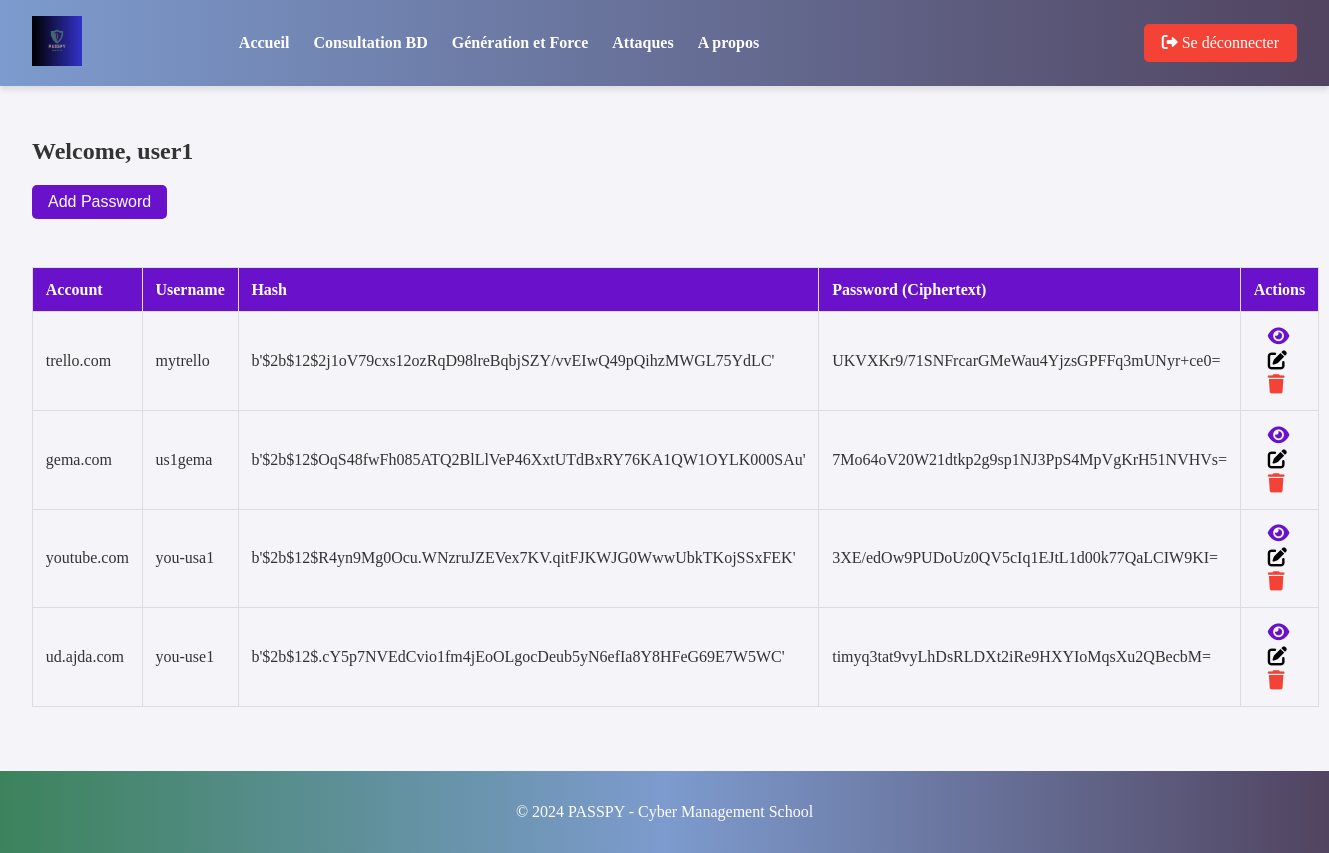
The app's page /dashboard (signed in) with its own data.
### tables this page shows
CREATE TABLE passwords (
                      id INTEGER PRIMARY KEY AUTOINCREMENT,
                      account TEXT NOT NULL,
                      username TEXT,
                      password_hash TEXT NOT NULL,
                      password_encr TEXT NOT NULL,
                      user_id INTEGER,
                      FOREIGN KEY(user_id) REFERENCES users(id));

### app.py (the view)
@app.route('/dashboard')
def dashboard():
    if 'user_id' not in session:
        flash('You need to log in first.', 'warning')
        return redirect(url_for('login'))
    user_passwords = query_db('SELECT * FROM passwords WHERE user_id = ?', (session['user_id'],))
    return render_template('dashboard.html', passwords=user_passwords)

### app.py (called while the page is built)
def query_db(query, args=(), one=False):
    conn = sqlite3.connect(DATABASE)
    conn.row_factory = sqlite3.Row
    cur = conn.cursor()
    cur.execute(query, args)
    rv = cur.fetchall()
    conn.close()
    return (rv[0] if rv else None) if one else rv

### templates/dashboard.html (shortened to what this page needs)
{% extends "base.html" %}
{% block content %}
<h2>Welcome, {{ session['user'] }}</h2>
<button class="add-password-btn" onclick="toggleModal()">Add Password</button>
<table class="password-table">
    <thead>
        <tr>
            <th>Account</th>
            <th>Username</th>
            <th>Hash</th>
            <th>Password (Ciphertext)</th>
            <th>Actions</th>
        </tr>
    </thead>
    <tbody>
        {% for password in passwords %}
        <tr id="password-row-{{ password['id'] }}">
            <td>{{ password['account'] }}</td>
            <td>{{ password['username'] }}</td>
            <td>{{ password['password_hash'] }}</td>
            <td>
                <span class="ciphertext" id="ciphertext-{{ password['id'] }}">{{ password['password_encr'] }}</span>
            </td>
            <td>
                <button class="action-btn show-btn" onclick="showPassword({{ password['id'] }})">
                    <i class="fas fa-eye"></i>
                </button>
                <button class="action-btn edit-btn" onclick="editEntry({{ password['id'] }})">
                    <i class="fas fa-edit"></i>
                <button class="action-btn delete-btn" onclick="deletePassword({{ password['id'] }})">
                    <i class="fas fa-trash"></i>
                </button>
            </td>
        </tr>
        {% endfor %}
    </tbody>
</table>
{% endblock %}

### templates/base.html (shortened to what this page needs)
<!DOCTYPE html>
<html>
<head>
    <link rel="stylesheet" href="{{ url_for('static', filename='css/style.css') }}">
    <link rel="stylesheet" href="{{ url_for('static', filename='css/mdash.css') }}">
    <link rel="stylesheet" href="{{ url_for('static', filename='css/tools.css') }}">
    <link rel="stylesheet" href="{{ url_for('static', filename='css/attk.css') }}">
    <link href="https://cdnjs.cloudflare.com/ajax/libs/font-awesome/6.0.0/css/all.min.css" rel="stylesheet">
</head>
<body>
    <header>
            <div><a href="/" class="logo">
                <img src="{{ url_for('static', filename='images/logo.png') }}" alt="PassPy"></a>
            </div>
            <ul class="nav-links">
                <li><a href="/", class="active">Accueil</a></li>
                <li><a href="/dashboard">Consultation BD</a></li>
                <li><a href="/password_tools">Génération et Force</a></li>
                <li><a href="/attacks">Attaques</a></li>
                <li><a href="/about">A propos</a></li>
            </ul>
            <div class="auth-links">
                {% if 'user_id' in session %}
                    <a href="/logout" class="logout-btn">
                        <i class="fas fa-sign-out-alt"></i> Se déconnecter</a>
                {% else %}
                    <a href="/login" class="login-btn">
                        <i class="fas fa-sign-in-alt"></i> Se connecter</a>
                    <a href="/register" class="register-btn">
                        <i class="fas fa-user-plus"></i> S'enregistrer</a>
                {% endif %}
            </div>
    </header>
    <main>
        {% block content %}{% endblock %}
    </main>
    <footer>
        <p>&copy; 2024 PASSPY - Cyber Management School </p>
    </footer>
</body>
</html>

### static/css/style.css (style rules this page uses)
html, body { height: 100%; margin: 0; }
main { flex-grow: 1; padding: 2rem; }
body { font-family: Garamond, serif; margin: 0; padding: 0; background-color: #f4f4f9; color: #333; display: flex; flex-direction: column; }
header { background: linear-gradient(to left, #514460, #7d9bce); color: #fff; padding: 1rem 2rem; display: flex; align-items: center; justify-content: space-between; font-family: Garamond, serif; box-shadow: 0 4px 6px rgba(0, 0, 0, 0.1); position: sticky; top: 0; z-index: 1000; }
.logo img { height: 50px; width: auto; }
.logo { flex: 1; }
.nav-links { list-style: none; display: flex; justify-content: center; flex: 2; margin: 0; padding: 0; }
.nav-links li { margin-left: 1.5rem; }
.nav-links li a { text-decoration: none; color: #fff; font-weight: bold; transition: color 0.3s ease; }
.auth-links { display: flex; gap: 1rem; justify-content: flex-end; flex: 1; }
.auth-links a { padding: 0.5rem 1rem; border: 2px solid transparent; border-radius: 5px; text-decoration: none; font-weight: normal; transition: all 0.3s ease; }
.logout-btn { color: #fff; background: #f44336; border: 2px solid #f44336; }
.auth-links i { font-size: 1rem; display: inline-block; }
footer { background: #333; background: linear-gradient(to left, #514460, #7d9bce, #3c835c); color: #fff; font-family: Garamond, serif; text-align: center; padding: 1rem 0; }

### static/css/mdash.css (style rules this page uses)
.add-password-btn { background-color: #6a11cb; color: white; border: none; padding: 0.5rem 1rem; border-radius: 5px; cursor: pointer; font-size: 1rem; margin-bottom: 1rem; }
.password-table { width: 100%; border-collapse: collapse; margin: 2rem 0; text-align: left; }
.password-table th, .password-table td { border: 1px solid #ddd; padding: 0.8rem; }
.password-table th { background-color: #6a11cb; color: #fff; }
.action-btn { background: none; border: none; cursor: pointer; margin: 0 0.5rem; font-size: 1.2rem; }
.action-btn.show-btn { color: #6a11cb; }
.action-btn.delete-btn { color: #f44336; }

### records on screen
passwords: account "trello.com", username "mytrello", password_hash "b'$2b$12$2j1oV79cxs12ozRqD98lreBqbjSZY/vvEIwQ49pQihzMWGL75YdLC'", password_encr "UKVXKr9/71SNFrcarGMeWau4YjzsGPFFq3mUNyr+ce0="
passwords: account "gema.com", username "us1gema", password_hash "b'$2b$12$OqS48fwFh085ATQ2BlLlVeP46XxtUTdBxRY76KA1QW1OYLK000SAu'", password_encr "7Mo64oV20W21dtkp2g9sp1NJ3PpS4MpVgKrH51NVHVs="
passwords: account "youtube.com", username "you-usa1", password_hash "b'$2b$12$R4yn9Mg0Ocu.WNzruJZEVex7KV.qitFJKWJG0WwwUbkTKojSSxFEK'", password_encr "3XE/edOw9PUDoUz0QV5cIq1EJtL1d00k77QaLCIW9KI="
passwords: account "ud.ajda.com", username "you-use1", password_hash "b'$2b$12$.cY5p7NVEdCvio1fm4jEoOLgocDeub5yN6efIa8Y8HFeG69E7W5WC'", password_encr "timyq3tat9vyLhDsRLDXt2iRe9HXYIoMqsXu2QBecbM="

### other values on screen
{{ session['user'] }} "user1"
